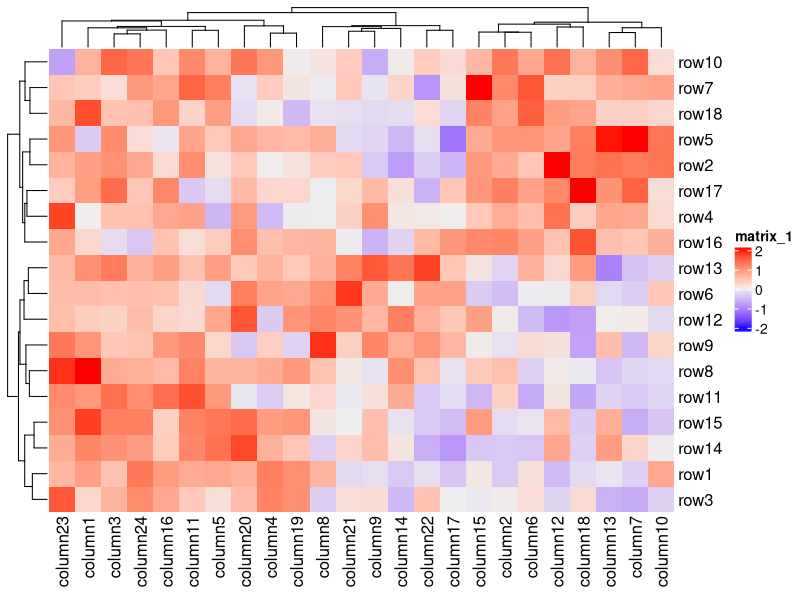
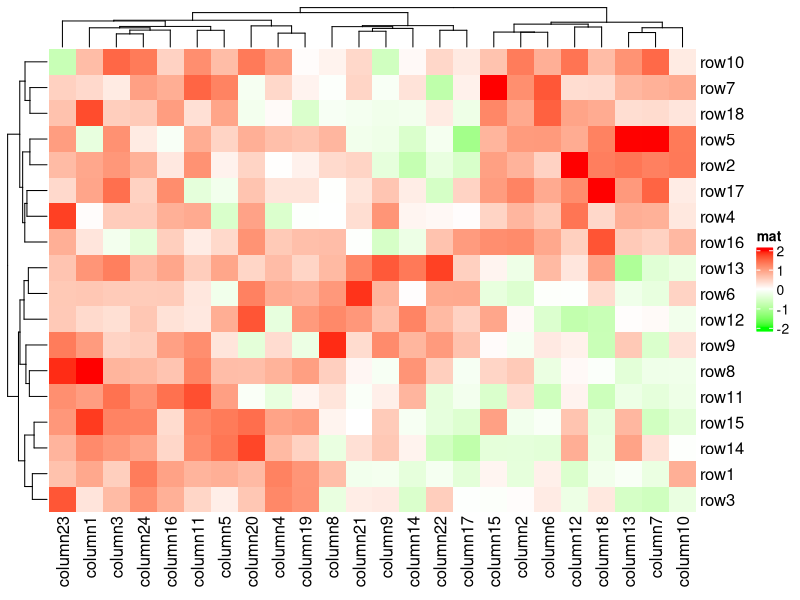
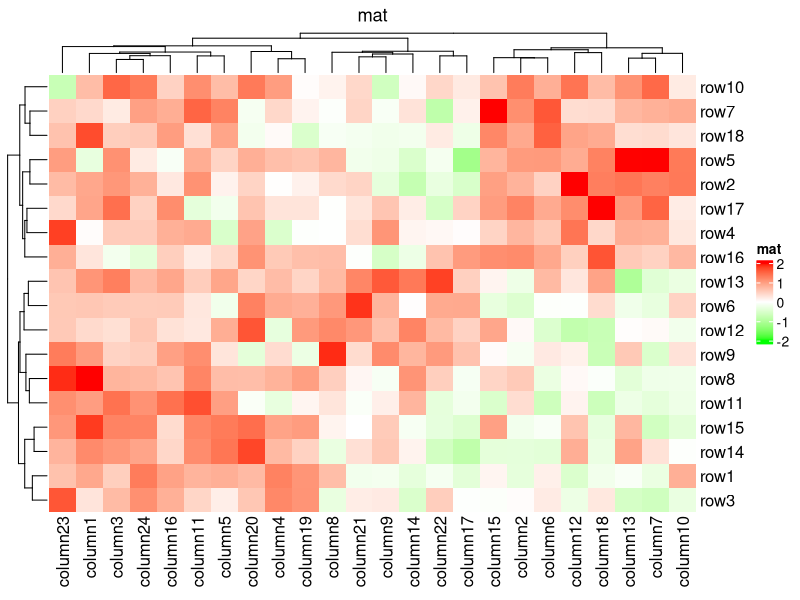
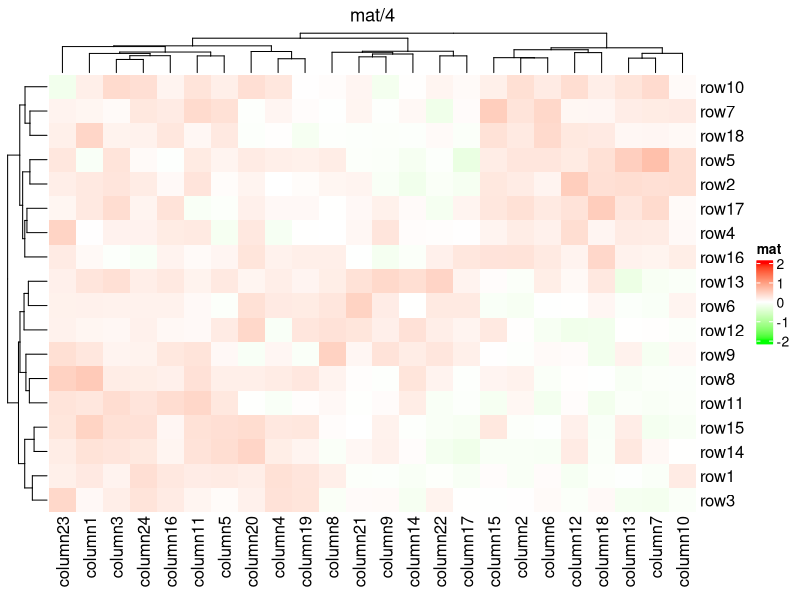
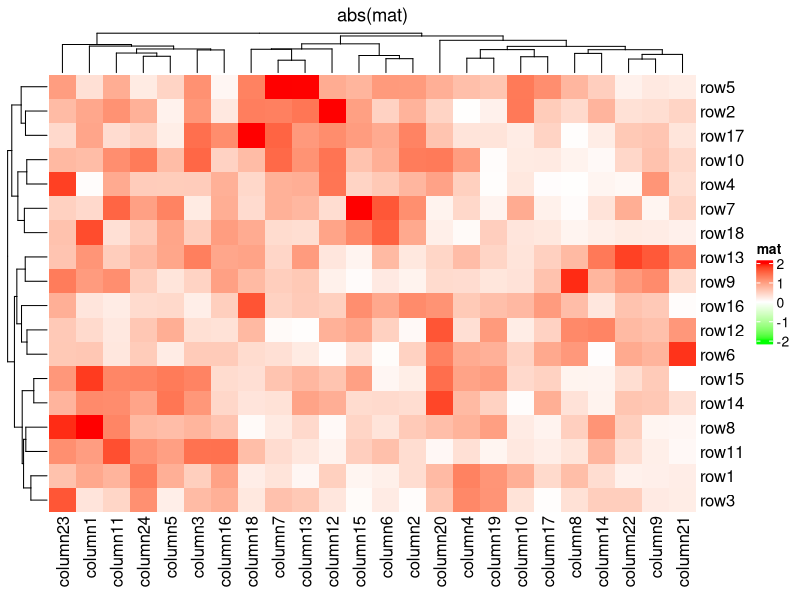
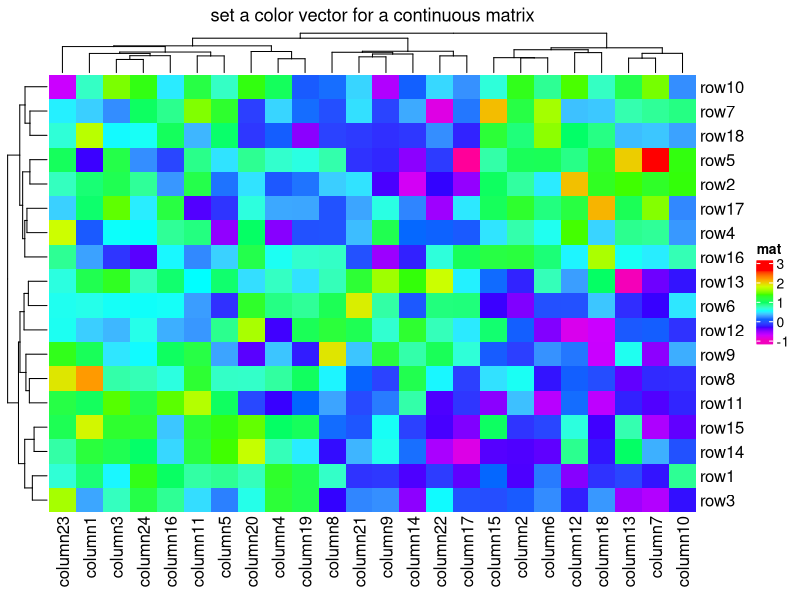
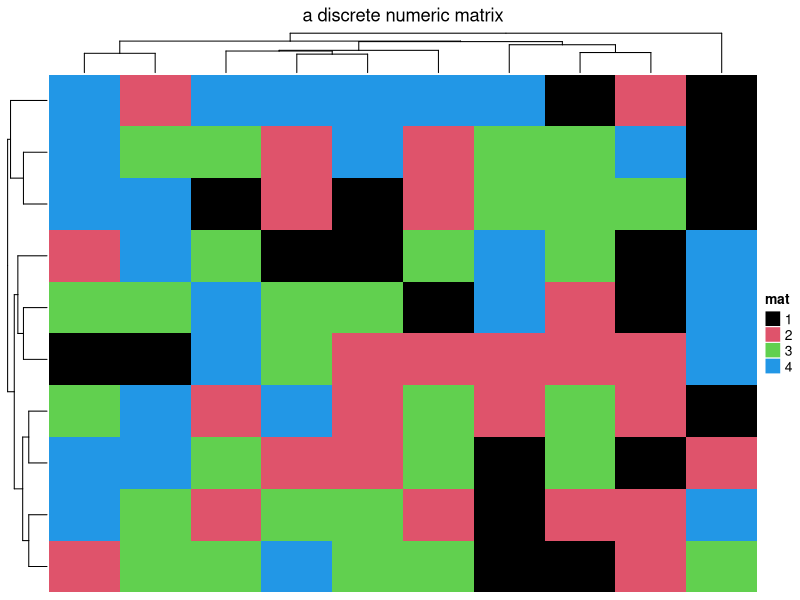
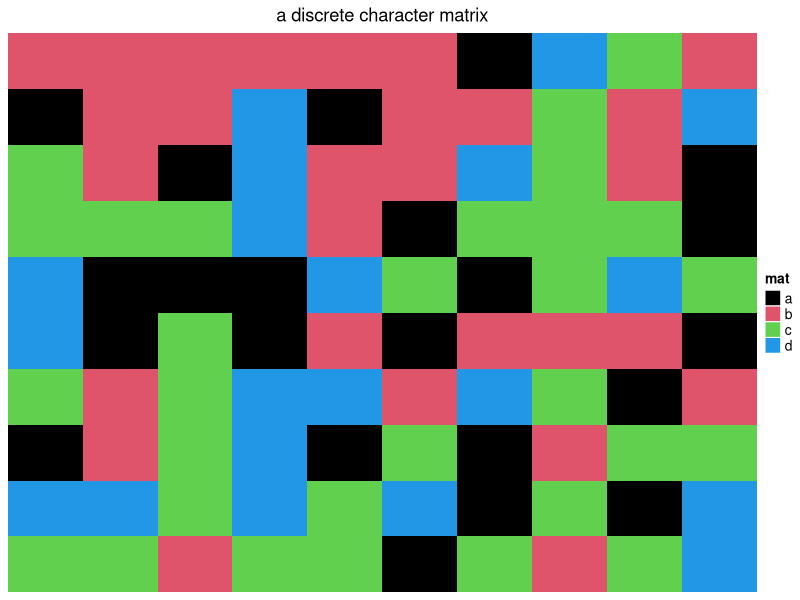

Generate these figures, in order, with R:
## ---- chunk 1
library(ComplexHeatmap)

set.seed(123)
nr1 = 4; nr2 = 8; nr3 = 6; nr = nr1 + nr2 + nr3
nc1 = 6; nc2 = 8; nc3 = 10; nc = nc1 + nc2 + nc3
mat = cbind(rbind(matrix(rnorm(nr1*nc1, mean = 1,   sd = 0.5), nr = nr1),
          matrix(rnorm(nr2*nc1, mean = 0,   sd = 0.5), nr = nr2),
          matrix(rnorm(nr3*nc1, mean = 0,   sd = 0.5), nr = nr3)),
    rbind(matrix(rnorm(nr1*nc2, mean = 0,   sd = 0.5), nr = nr1),
          matrix(rnorm(nr2*nc2, mean = 1,   sd = 0.5), nr = nr2),
          matrix(rnorm(nr3*nc2, mean = 0,   sd = 0.5), nr = nr3)),
    rbind(matrix(rnorm(nr1*nc3, mean = 0.5, sd = 0.5), nr = nr1),
          matrix(rnorm(nr2*nc3, mean = 0.5, sd = 0.5), nr = nr2),
          matrix(rnorm(nr3*nc3, mean = 1,   sd = 0.5), nr = nr3))
   )

mat = mat[sample(nr, nr), sample(nc, nc)] # random shuffle rows and columns
rownames(mat) = paste0("row", seq_len(nr))
colnames(mat) = paste0("column", seq_len(nc))
## ---- chunk 2
Heatmap(mat)
## ---- chunk 3
library(circlize)
col_fun <- colorRamp2(breaks = c(-2, 0, 2), c("green", "white", "red"))

col_fun(seq(-3, 3))

Heatmap(mat, name = "mat", col = col_fun)
## ---- chunk 4
par(mfrow = c(2,2))

Heatmap(mat, name = "mat", col = col_fun, column_title = "mat")
Heatmap(mat/4, name = "mat", col = col_fun, column_title = "mat/4")
Heatmap(abs(mat), name = "mat", col = col_fun, column_title = "abs(mat)")
## ---- chunk 5
Heatmap(mat, 
        name = "mat", 
        col = rev(rainbow(10)), 
        column_title = "set a color vector for a continuous matrix")
## ---- chunk 6
discrete_mat = matrix(sample(1:4, 100, replace = TRUE), 10, 10)
colors = structure(1:4, names = c("1", "2", "3", "4")) # black, red, green, blue
Heatmap(discrete_mat, name = "mat", col = colors,
    column_title = "a discrete numeric matrix")
## ---- chunk 7
discrete_mat = matrix(sample(letters[1:4], 100, replace = TRUE), 10, 10)
colors = structure(1:4, names = letters[1:4])
Heatmap(discrete_mat, name = "mat", col = colors,
    column_title = "a discrete character matrix")
## ---- chunk 8
Heatmap(mat, 
        border_gp = gpar(col = "black", lty = 2), 
        column_title = "set heatmap borders", 
        rect_gp = gpar(lty = 2, col = "grey", lwd = 0.5))
## ---- chunk 9
Heatmap(matrix = mat, 
        name = "mat", 
        rect_gp = gpar(type = "none"), 
        column_title = "nothing is drawn in the heatmap body")
## ---- chunk 10
library(ComplexHeatmap)
library(circlize)

set.seed(123)
mat <- matrix(rnorm(100), 10)
rownames(mat) <- paste0("R", 1:10)
colnames(mat) <- paste0("C", 1:10)

column_ha <- HeatmapAnnotation(foo1 = runif(10), 
                               bar1 = anno_barplot(runif(10)))
row_ha <- rowAnnotation(foo2 = runif(10), 
                        bar2 = anno_barplot(runif(10)))

Heatmap(mat, name = "mat", 
        top_annotation = column_ha, 
        right_annotation = row_ha)
## ---- chunk 11
column_ha
## ---- chunk 12
row_ha
## ---- chunk 13
ha <- HeatmapAnnotation(foo = 1:10)
plot(ha)
## ---- chunk 14
ha <- HeatmapAnnotation(bar = sample(letters[1:3], 10, replace = TRUE))
plot(ha)
## ---- chunk 15
?HeatmapAnnotation
col_fun <- colorRamp2(c(0, 5, 10), c("blue", "white", "red"))
ha <- HeatmapAnnotation(bar = sample(letters[1:3], 10, replace = T), 
                        col = list(bar = c("a" = "red", "b" = "green", "c" = "blue")))

plot(ha)
## ---- chunk 16
hs <- HeatmapAnnotation(
  foo = 1:10, 
  bar = sample(letters[1:3], 10, T), 
  col = list(
    foo = col_fun, # the continuous value should be a color mapping function
    bar = c("a" = "red", "b" = "green", "c" = "blue")
  )
)
plot(hs)
## ---- chunk 17
ha <- HeatmapAnnotation(
  foo = c(1:4, NA, 6:10), 
  bar = c(NA, sample(letters[1:3], 9, T)), 
  col = list(foo = col_fun, 
             bar = c("a" = "red", "b" = "green", "c" = "blue")), 
  na_col = "black"
)
plot(ha)
## ---- chunk 18
ha <- HeatmapAnnotation(
  foo = 1:10, 
  bar = sample(letters[1:3], 10, T), 
  col = list(
    foo = col_fun, 
    bar = c("a" = "red", "b" = "green", "c" = "blue")
  ),
  gp = gpar(col = "black", lty = 2)
)
plot(ha)
## ---- chunk 19
ha <- HeatmapAnnotation(foo = 1:10)

# identical to

ha <- HeatmapAnnotation(foo = anno_simple(1:10))
## ---- chunk 20
ha <- HeatmapAnnotation(
  foo = anno_simple(1:10, pch = 1, pt_gp = gpar(col = "red"), pt_size = unit(1:10, "mm"))
)

plot(ha)
## ---- chunk 21
ha <- HeatmapAnnotation(foo = anno_simple(1:10, pch = 1:10))
plot(ha)
## ---- chunk 22
ha <- HeatmapAnnotation(foo = anno_simple(1:10, 
                                          pch = sample(letters[1:3], 10, replace = T)))

plot(ha)
## ---- chunk 23
ha <- HeatmapAnnotation(
  foo = anno_simple(cbind(1:10, 10:1), pch = 1:2)
)
plot(ha)
## ---- chunk 24
pch <- matrix(1:20, ncol = 2)
pch[sample(length(pch), 10)] <- NA

ha <- HeatmapAnnotation(
  foo = anno_simple(cbind(1:10, 10:1), pch = pch)
)
plot(ha)
## ---- chunk 25
library(circlize)

set.seed(123)
pvalue <- 10^-runif(10, min = 0, max = 3)
is_sig <- pvalue < 0.01
pch <- rep("*", 10)
pch[!is_sig] <- NA

pvalue_col_fun <- colorRamp2(c(0, 2, 3), c("green", "white", "red"))

ha <- HeatmapAnnotation(
  pvalue = anno_simple(-log10(pvalue), col = pvalue_col_fun, pch = pch), 
  annotation_name_side = "left"
)

ht <- Heatmap(
  matrix(rnorm(100), 10), 
  name = "mat", 
  top_annotation = ha
)

lgd_sig <- Legend(pch = "*", type = "points", labels = "< 0.01")
lgd_pvalue <- Legend(title = "p-value", 
                     col_fun = pvalue_col_fun, 
                     at = c(0, 1, 2, 3),
                     labels = c("1", "0.1", "0.01", "0.001"))

draw(ht, annotation_legend_list = list(lgd_pvalue, lgd_sig))
## ---- chunk 26
library(ComplexHeatmap)
library(circlize)

col_fun <- colorRamp2(c(0, 0.5, 1), c("blue", "white", "red"))
lgd <- Legend(col_fun = col_fun, title = "foo")

draw(lgd)
## ---- chunk 27
pushViewport(viewport(width = 0.9, height = 0.9))
grid.rect()
draw(lgd, x = unit(1, "cm"), y = unit(1, "cm"), just = c("left", "bottom"))
draw(lgd, x = unit(0.5, "npc"), y = unit(1, "npc"), just = c("right", "top"))
draw(lgd, x = unit(1, "npc"), y = unit(0.5, "npc"), just = c("right", "top"))
popViewport()
## ---- chunk 28
Heatmap(matrix(rnorm(100), 10), 
  heatmap_legend_param = list(
    title = "rnorm", 
    at = c(-2, 0, 2), 
    labels = c("neg_two", "zero", "pos_two"), 
  top_annotation = HeatmapAnnotation(
    foo = 1:10, 
    annotation_legend_param = list(foo = list(title = "foo_top_anno"))
  )
  ))
